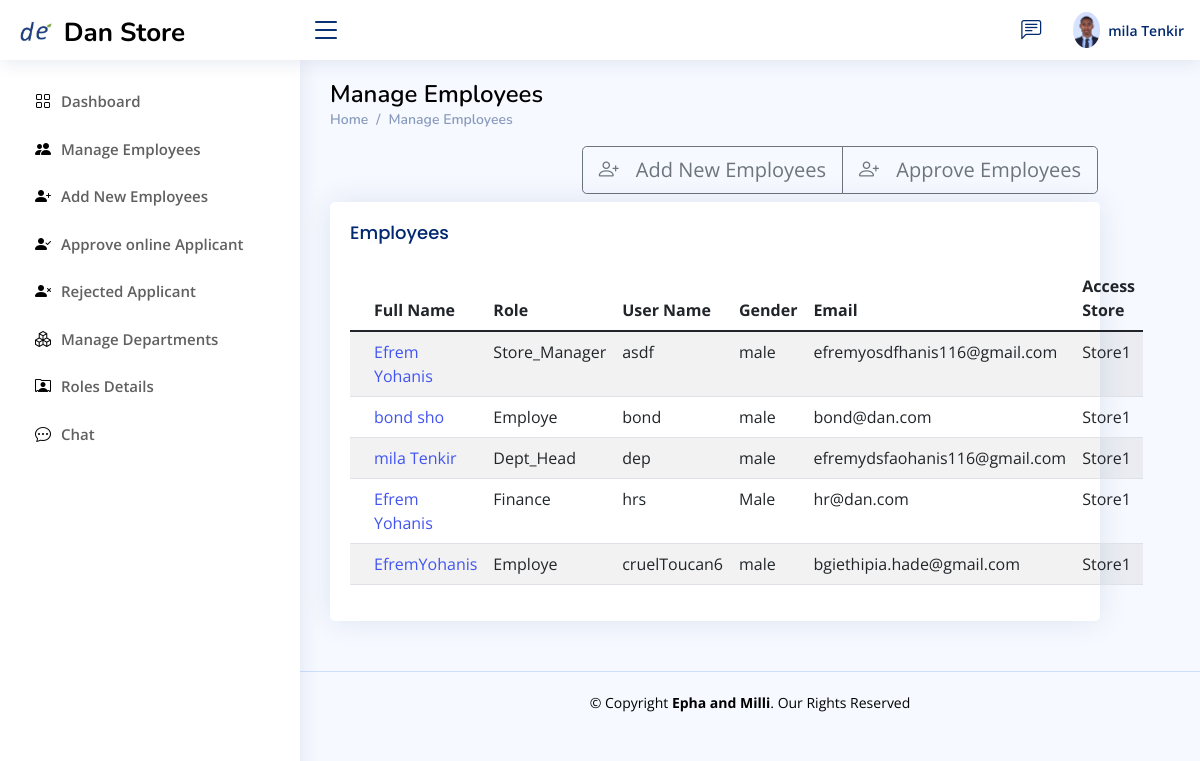
The app's page /Human_Resource/hr_manage-employee (signed in), older data.
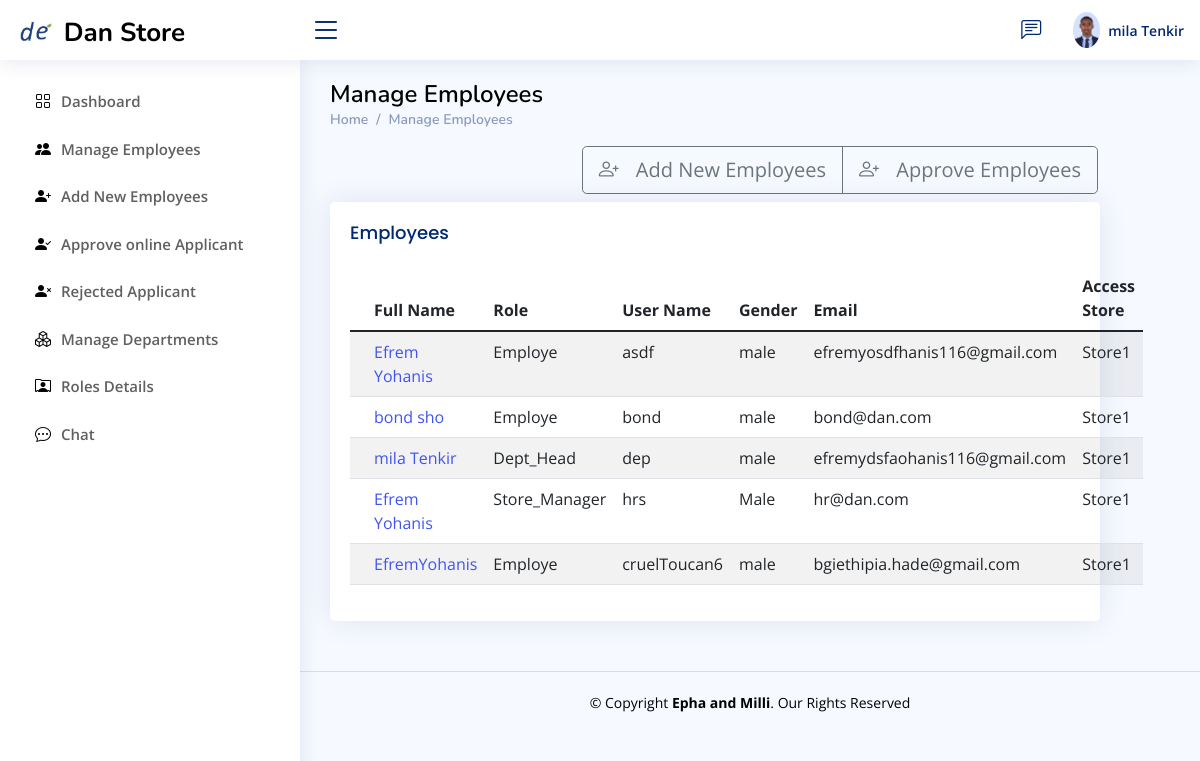
The same page, newer data.
### Store_manager/models.py (models this page shows, shortened)
class employ(models.Model):
    user=models.ForeignKey(User,null=True,blank=True,on_delete=models.CASCADE)
    role= models.CharField(max_length=200,null=True,blank=True)
    profile_pic=models.ImageField(null=True,blank=True, upload_to='Profile/')
    Full_Name=models.CharField(max_length=300, null=True)
    gender = models.CharField(max_length=20,null=True,blank=True)
    phone1 = models.CharField(max_length=200, null=True)
    phone2 = models.CharField(max_length=200, null=True)
    facebook = models.CharField(max_length=200, null=True,blank=True)
    telegram = models.CharField(max_length=200, null=True,blank=True)
    instagram = models.CharField(max_length=200, null=True,blank=True)
    about = models.TextField(max_length=500, null=True)
    address = models.CharField(max_length=200, null=True)
    inDepartment = models.CharField(max_length=300,null=True)
    date_created = models.DateTimeField(auto_now_add=True, null=True)
    Thechnologist =models.BooleanField(blank=True,null=True,default=False)
    accessStore=models.ForeignKey(allStore,null=True,blank=True,on_delete=models.CASCADE)
    Titel = models.CharField(max_length=20,null=True,blank=True)
    Filed_Study = models.CharField(max_length=20,null=True,blank=True)
    Collage = models.CharField(max_length=20,null=True,blank=True)
    grade=models.CharField(max_length=20,null=True,blank=True)
    Year_Graguation = models.DateField(null=True,blank=True)
    Document=models.FileField(null=True,blank=True,upload_to="File/Document")

class allStore(models.Model):
    storeName= models.CharField(max_length=300,null=False, blank=False)
    storeDescription = models.TextField(null=False,blank=False)
    storeKeeper = models.CharField(max_length=300,null=False,blank=False,default='TBA')
    storeLocation = models.TextField(null=False,blank=False)
    def __str__(self) -> str:
        return str(self.storeName)

### human_resource/views.py (the view)
# urls.py: path('manage-employee', views.manage_employee, name='manage-employee'),
def manage_employee(request):
    users = User.objects.get(id=request.user.id)
    re_employ=employ.objects.get(user=users)
    admin = re_employ
    allEmployees = employ.objects.all()
    context = {
        'all_emplyees': allEmployees,
        'admin':admin,
    }
    return render(request,'human_resource/ManageEmployee/index.html', context)

### Templates/human_resource/ManageEmployee/index.html (shortened to what this page needs)
{% extends 'human_resource/HR_base.html' %}
{% block hr %}
<main id="main" class="main">
  <div class="pagetitle">
    <h1 style="color: black">Manage Employees</h1>
    <nav>
      <ol class="breadcrumb">
        <li class="breadcrumb-item">
          <a href="{% url 'admin-dashboard' %}">Home</a>
        </li>
        <li class="breadcrumb-item">Manage Employees</li>
      </ol>
    </nav>
  </div>
  <section class="section">
    <div class="row pb-2">
      <div class="col-lg-11 text-end">
        <div class="btn-group" role="group" aria-label="Basic example">
          <a href="{% url 'hr-add-new-employe' %}" class="btn btn-outline-secondary btn-lg"><i class="bi bi-person-plus"></i
            ><span style="margin: 0 6px"> </span>Add New Employees</a>
          <a href="{% url 'hr-aprove-employe' %}" class="btn btn-outline-secondary btn-lg"><i class="bi bi-person-plus"></i
            ><span style="margin: 0 6px"> </span>Approve Employees</a>
        </div>
      </div>
    </div>
    <div class="col-lg-11">
      <div class="card">
        <div class="card-body">
          <h5 class="card-title">Employees</h5>
          <table class="table table-border table-striped datatable">
            <thead>
              <tr>
                <th scope="col"></th>
                <th scope="col">Full Name</th>
                <th scope="col">Role</th>
                <th scope="col">User Name</th>
                <th scope="col">Gender</th>
                <th scope="col">Email</th>
                <th scope="col">Access Store</th>
              </tr>
            </thead>
            <tbody>
              {% for employee in all_emplyees %}
              <tr>
                <td></td>
                <td><a href="{% url 'employe-ditel' employee.id %}">{{employee.Full_Name}}</a></td>
                <td>{{employee.role}}</td>
                <td>{{employee.user}}</td>
                <td>{{employee.gender}}</td>
                <td>{{employee.user.email}}</td>
                <td>{{employee.accessStore}}</td>
              </tr>
              {% endfor %}
            </tbody>
          </table>
        </div>
      </div>
    </div>
  </section>
</main>
{% endblock %}

Row changes from the older to the newer data that the page shows:
changed employ "asdf": role "Store_Manager" → "Employe"
changed employ "Male": role "Finance" → "Store_Manager"
